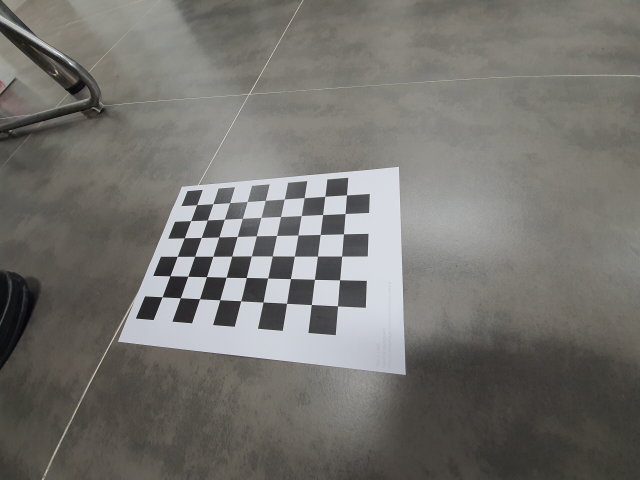
#> input picture OpenCV 4일차/실습/img/cal_img/img18.jpg, 1280 x 960 px, found by its file name (shown at 1/2 size)
$ python opencv_50.py
#> lines starting #> are read from the running program, lines starting #| are printed output that depends on the picture; after the words box and inside, x2 and y2 are one past the last pixel; in counts of white or black regions, pixels touching at a corner belong together
# 원 검출(Circle Detection)
import cv2
import numpy as np

img_src = cv2.imread('img/img18.jpg', cv2.IMREAD_COLOR)
#> img_src is the input picture: shape (960, 1280, 3); mean B, G, R 110.6, 114.8, 116.3
img_src = cv2.pyrDown(img_src)
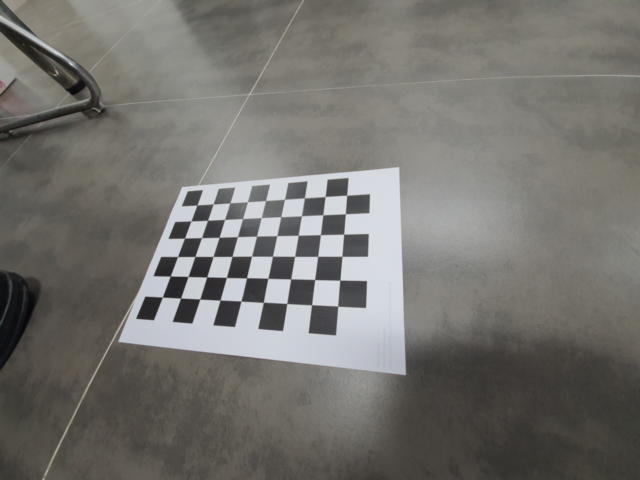
#> img_src: shape (480, 640, 3); mean B, G, R 110.6, 114.8, 116.3

img_src1 = cv2.imread('img/img18.jpg', cv2.IMREAD_COLOR)
img_src1 = cv2.pyrDown(img_src1)

img_gray = cv2.cvtColor(img_src1, cv2.COLOR_BGR2GRAY)
img_grays = cv2.cvtColor(img_gray, cv2.COLOR_GRAY2BGR)

# cv2.HoughCircles(검출 이미지, 검출 방법, 해상도 비율, 최소 거리, 캐니 엣지 임곗값, 중심 임곗값, 최소 반지름, 최대 반지름)를 이용하여 원 검출을 진행합니다.
# 검출 방법은 항상 2단계 허프 변환 방법(21HT, 그레이디언트)만 사용합니다.
# 해상도 비율은 원의 중심을 검출하는 데 사용되는 누산 평면의 해상도를 의미합니다.
# 인수를 1로 지정할 경우 입력한 이미지와 동일한 해상도를 가집니다. 즉, 입력 이미지 너비와 높이가 동일한 누산 평면이 생성됩니다.
# 또한 인수를 2로 지정하면 누산 평면의 해상도가 절반으로 줄어 입력 이미지의 크기와 반비례합니다.
# 최소 거리는 일차적으로 검출된 원과 원 사이의 최소 거리입니다. 이 값은 원이 여러 개 검출되는 것을 줄이는 역할을 합니다.
# 캐니 엣지 임곗값은 허프 변환에서 자체적으로 캐니 엣지를 적용하게 되는데, 이때 사용되는 상위 임곗값을 의미합니다.
# 하위 임곗값은 자동으로 할당되며, 상위 임곗값의 절반에 해당하는 값을 사용합니다.
# 중심 임곗값은 그레이디언트 방법에 적용된 중심 히스토그램(누산 평면)에 대한 임곗값입니다. 이 값이 낮을 경우 더 많은 원이 검출됩니다.
# 최소 반지름과 최대 반지름은 검출될 원의 반지름 범위입니다. 0을 입력할 경우 검출할 수 있는 반지름에 제한 조건을 두지 않습니다.
# 최소 반지름과 최대 반지름에 각각 0을 입력할 경우 반지름을 고려하지 않고 검출하며, 최대 반지름에 음수를 입력할 경우 검출된 원의 중심만 반환합니다.
circles = cv2.HoughCircles(img_gray, cv2.HOUGH_GRADIENT, 1, 50, param1=250, param2=10, minRadius=40, maxRadius=60)
#> circles = [[215.5, 240.5, 59.4], [51.5, 108.5, 51.6], [185.5, 280.5, 42.7], [296.5, 224.5, 48.2], [8.5, 81.5, 48.2], [68.5, 4.5, 54.9], [357.5, 210.5, 45.8], [39.5, 387.5, 44.1]]

for i in circles[0]:
    cv2.circle(img_src1, (int(i[0]), int(i[1])), int(i[2]), (255, 255, 255), 5)
#> this loop made 8 passes
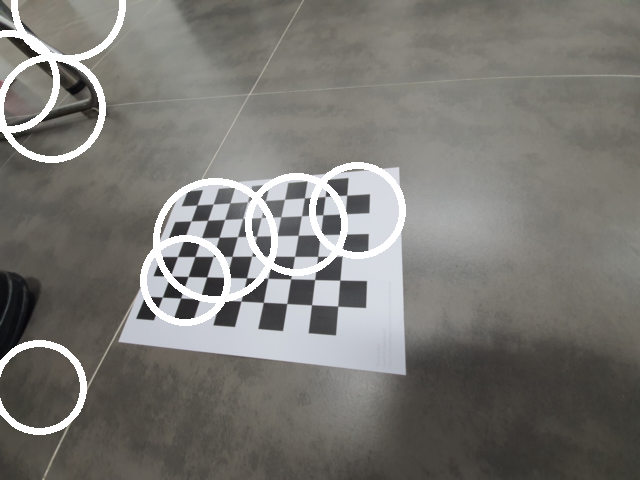
#> img_src1: shape (480, 640, 3); 4.56% of pixels changed, all inside (x1, y1, x2, y2) = (0, 0, 406, 435)

conts = cv2.hconcat([img_src, img_src1])
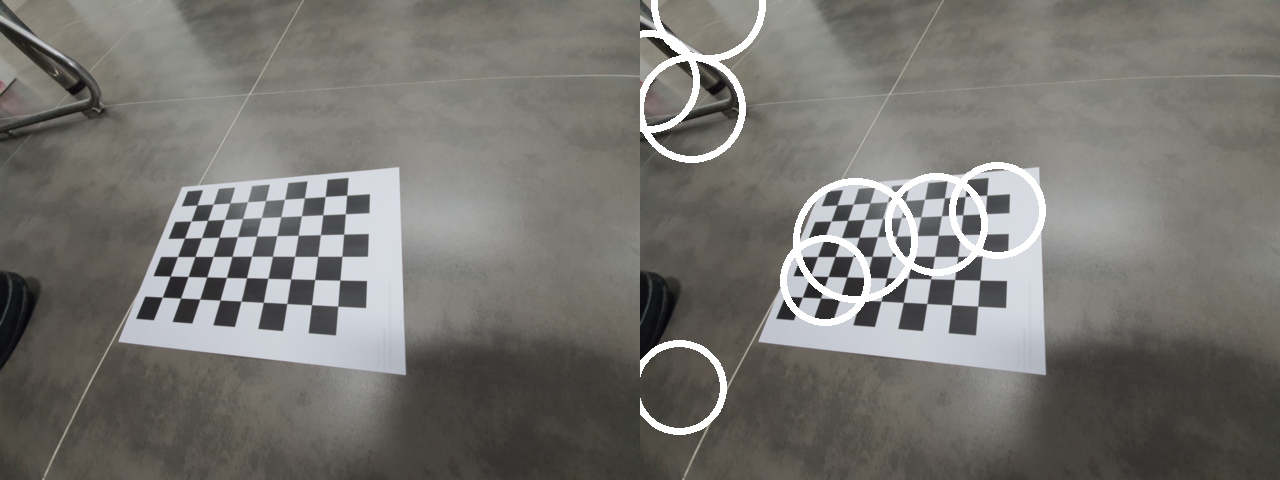
#> conts: shape (480, 1280, 3); mean B, G, R 113.4, 117.6, 119.2
cv2.imshow('img', conts)

cv2.waitKey(0)
cv2.destroyAllWindows()

$ run again, with OpenCV 4일차/실습/img/cal_img/img10.jpg copied over OpenCV 4일차/실습/img/cal_img/img18.jpg
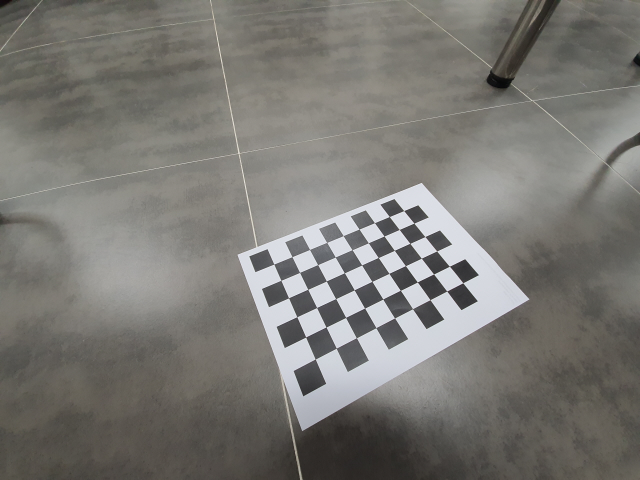
#> input picture OpenCV 4일차/실습/img/cal_img/img10.jpg, 1280 x 960 px, found by its file name (shown at 1/2 size)
#> img_src is the input picture: shape (960, 1280, 3); mean B, G, R 116, 120.6, 122.2
#> img_src: shape (480, 640, 3)
#> circles = [[344.5, 280.5, 58.3], [407.5, 308.5, 59.4], [407.5, 249.5, 56.1], [454.5, 287.5, 48.3], [307.5, 205.5, 59.4], [342.5, 346.5, 59.4], [280.5, 299.5, 49.4], [343.5, 436.5, 54.9], [577.5, 74.5, 53.6], [592.5, 25.5, 52.7], [387.5, 198.5, 40.4]]
#> the loop `for i in circles[0]:` made 11 passes
#> after the loop `for i in circles[0]:`:
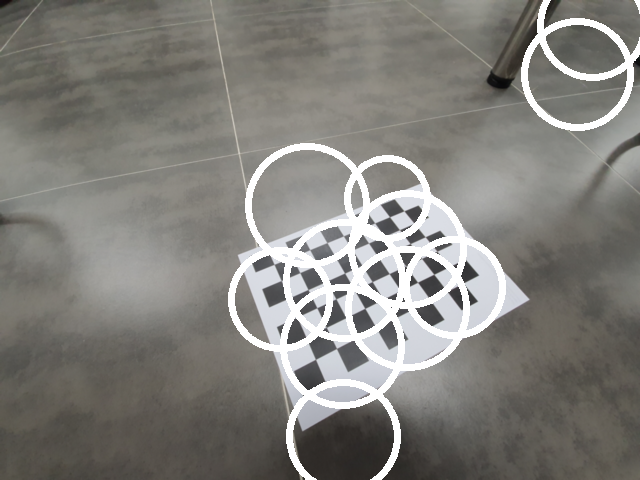
#> img_src1: shape (480, 640, 3); mean B, G, R 123.8, 128.5, 130.1
#> `conts = cv2.hconcat([img_src, img_src1])`:
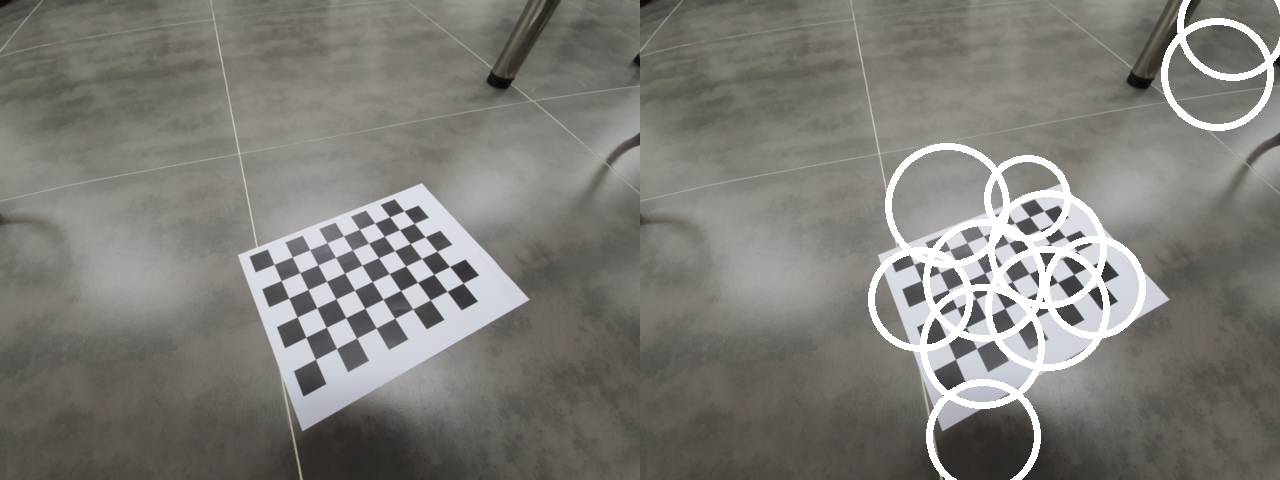
#> conts: shape (480, 1280, 3); mean B, G, R 119.9, 124.6, 126.2

$ run again, with OpenCV 4일차/실습/img/cal_img/img11.jpg copied over OpenCV 4일차/실습/img/cal_img/img18.jpg
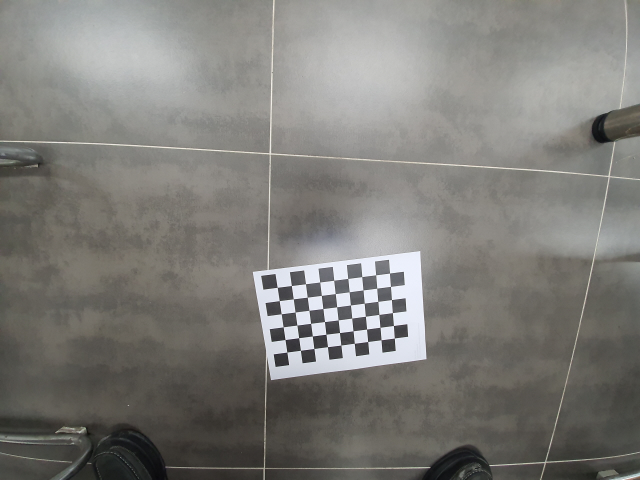
#> input picture OpenCV 4일차/실습/img/cal_img/img11.jpg, 1280 x 960 px, found by its file name (shown at 1/2 size)
#> img_src is the input picture: shape (960, 1280, 3); mean B, G, R 120.1, 124.3, 125.5
#> img_src: shape (480, 640, 3)
#> circles = [[349.5, 315.5, 53.9], [319.5, 413.5, 56.1], [325.5, 249.5, 58.3], [292.5, 319.5, 47.1], [227.5, 106.5, 46], [517.5, 411.5, 53.8], [407.5, 421.5, 47.9], [326.5, 102.5, 56.1], [378.5, 266.5, 47.9], [211.5, 376.5, 58.1], [619.5, 406.5, 59.4]]
#> the loop `for i in circles[0]:` made 11 passes
#> after the loop `for i in circles[0]:`:
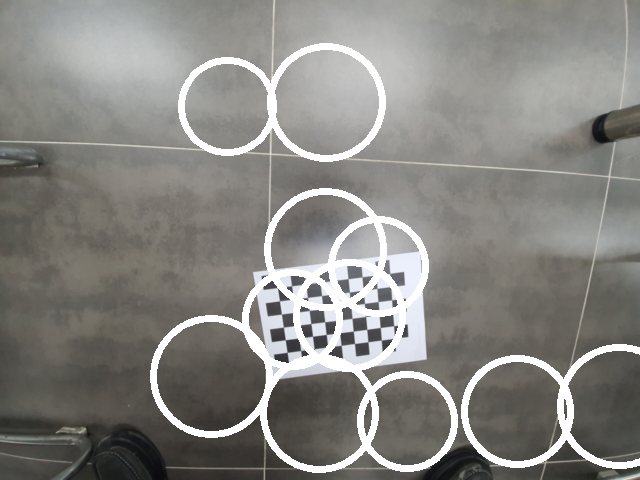
#> img_src1: shape (480, 640, 3); mean B, G, R 129.4, 133.5, 134.6
#> `conts = cv2.hconcat([img_src, img_src1])`:
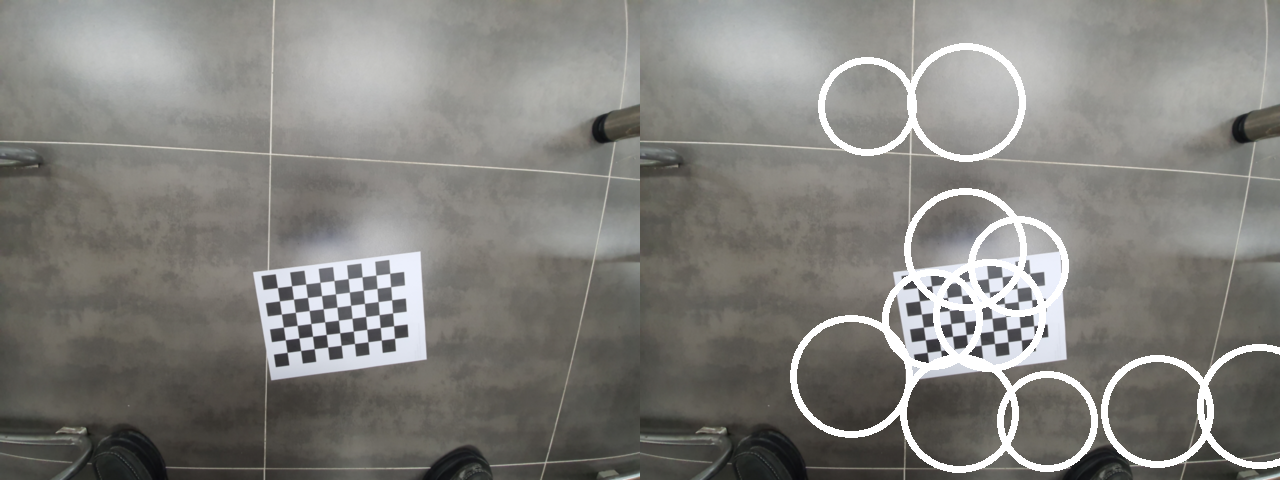
#> conts: shape (480, 1280, 3); mean B, G, R 124.8, 128.9, 130.1

$ run again, with OpenCV 4일차/실습/img/cal_img/img13.jpg copied over OpenCV 4일차/실습/img/cal_img/img18.jpg
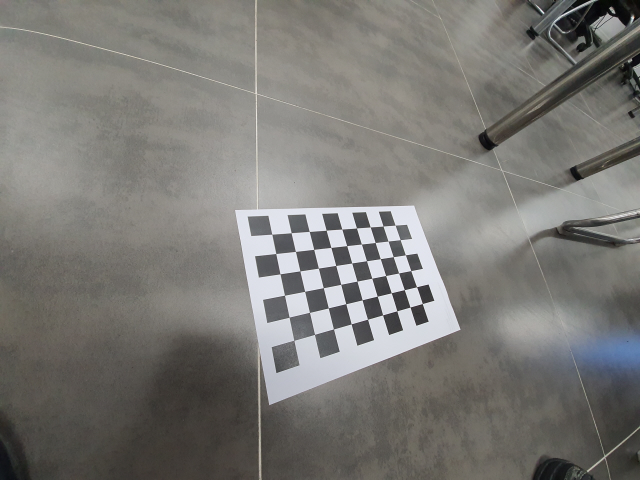
#> input picture OpenCV 4일차/실습/img/cal_img/img13.jpg, 1280 x 960 px, found by its file name (shown at 1/2 size)
#> img_src is the input picture: shape (960, 1280, 3); mean B, G, R 117.2, 121, 122.4
#> img_src: shape (480, 640, 3)
#> circles = [[584.5, 7.5, 50.5], [506.5, 59.5, 58.3], [586.5, 99.5, 56.1], [388.5, 258.5, 52.7], [296.5, 262.5, 53.9], [355.5, 296.5, 51.7], [556.5, 144.5, 41.3], [603.5, 167.5, 52.7], [561.5, 429.5, 49.9], [638.5, 83.5, 53.6], [575.5, 274.5, 55]]
#> the loop `for i in circles[0]:` made 11 passes
#> after the loop `for i in circles[0]:`:
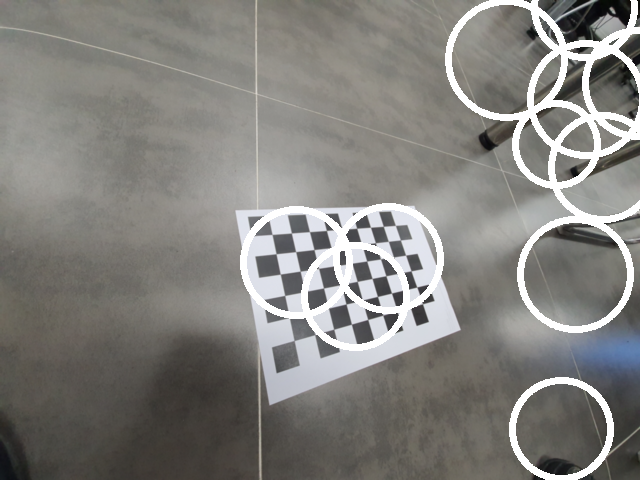
#> img_src1: shape (480, 640, 3); mean B, G, R 126, 129.7, 131.1
#> `conts = cv2.hconcat([img_src, img_src1])`:
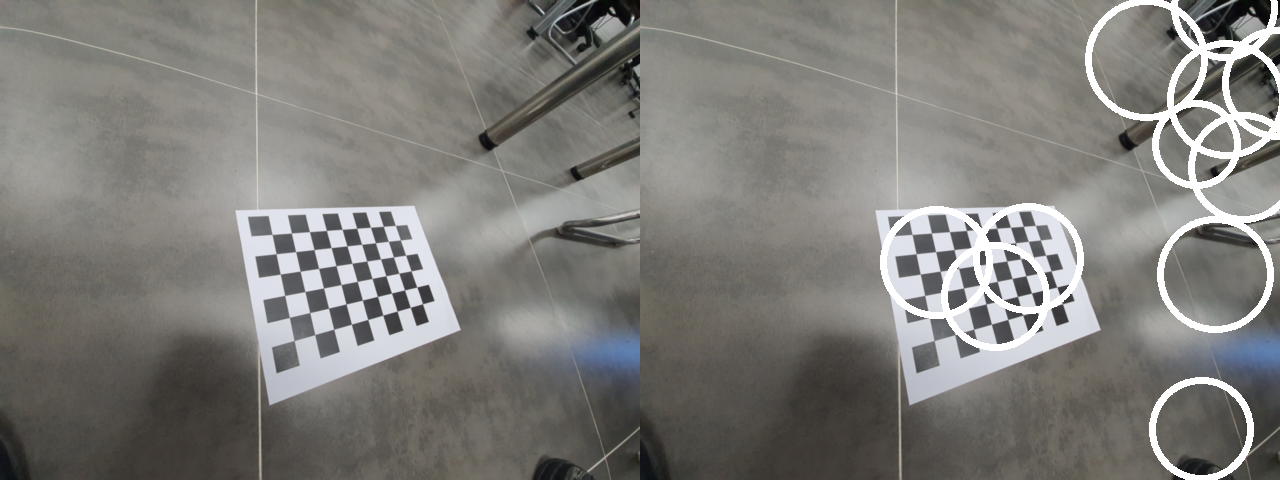
#> conts: shape (480, 1280, 3); mean B, G, R 121.6, 125.4, 126.8
